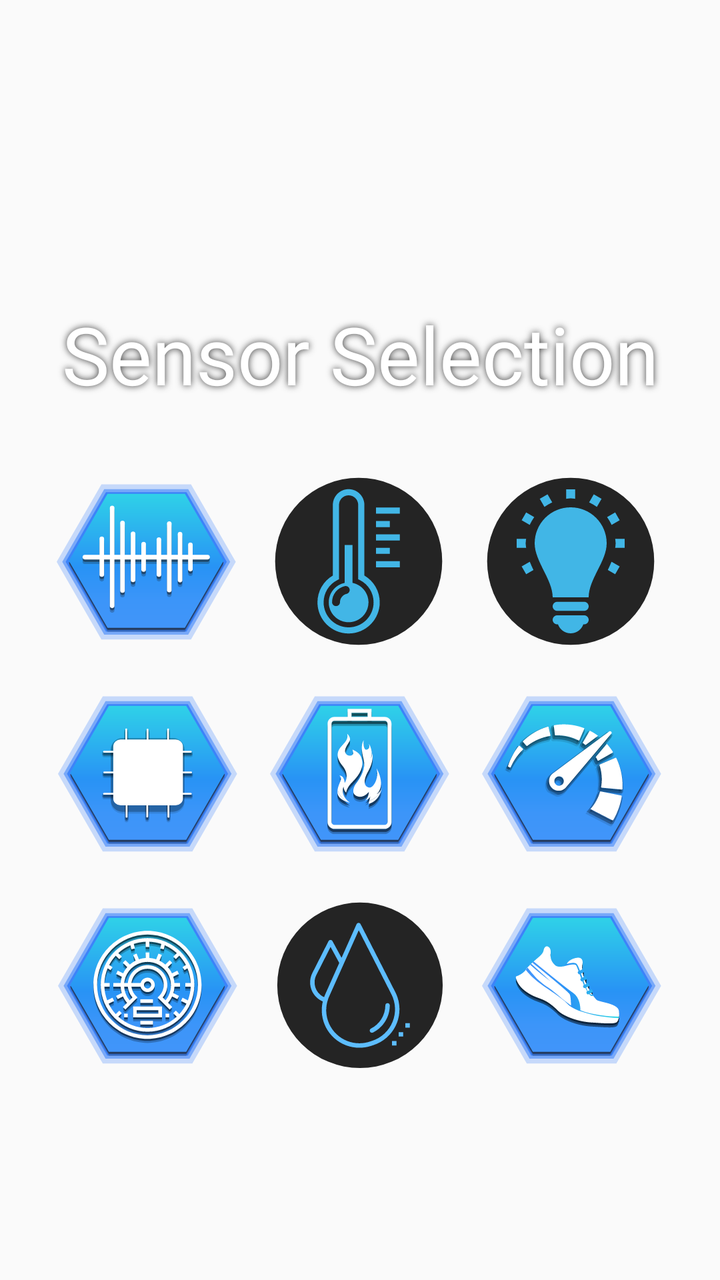
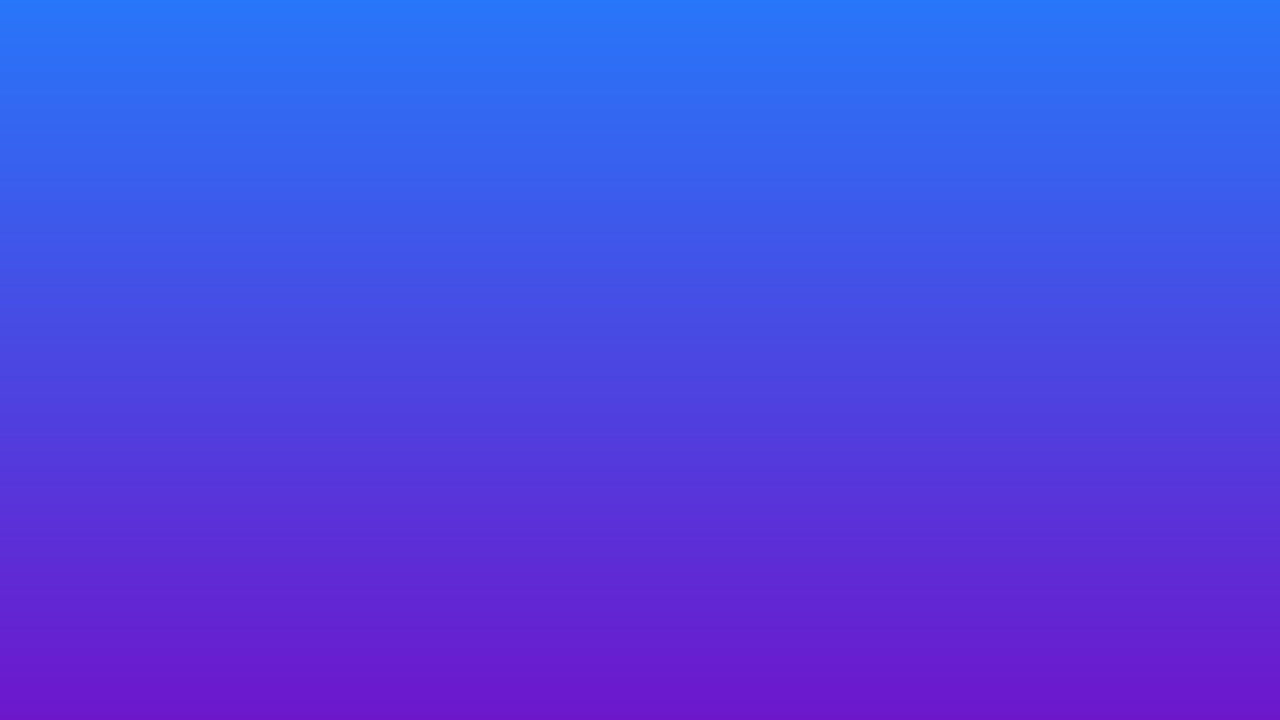

One screen, two layout resources from the same app: the default and the repository's alternative for another configuration. Each is rendered where Android would select it; the XML of both is given below.
<!-- AndroidManifest.xml: application theme AppTheme -->
<!-- res/layout/activity_sensor_selection.xml -->
<?xml version="1.0" encoding="utf-8"?>
<ScrollView xmlns:android="http://schemas.android.com/apk/res/android"
    xmlns:app="http://schemas.android.com/apk/res-auto"
    xmlns:tools="http://schemas.android.com/tools"
    android:layout_width="match_parent"
    android:layout_height="match_parent"
    android:layout_gravity="center|center_vertical"
    android:background="@drawable/background_main"
    android:fillViewport="true"
    tools:context="com.christianfoulcard.android.androidsensorengine.com.HomeScreenActivity">

    <androidx.constraintlayout.widget.ConstraintLayout
        android:layout_width="match_parent"
        android:layout_height="wrap_content">

        <TextView
            android:id="@+id/sensor_select_text"
            android:layout_width="0dp"
            android:layout_height="wrap_content"
            android:layout_marginLeft="24dp"
            android:layout_marginRight="24dp"
            android:fontFamily="@font/quantico"
            android:shadowColor="@color/dark_grey"
            android:shadowRadius="8"
            android:text="@string/sensor_select"
            android:textAlignment="center"
            android:textAllCaps="false"
            android:textColor="@color/white"
            android:textSize="40sp"
            app:layout_constraintBottom_toBottomOf="parent"
            app:layout_constraintHorizontal_bias="0.496"
            app:layout_constraintLeft_toLeftOf="parent"
            app:layout_constraintRight_toRightOf="parent"
            app:layout_constraintTop_toTopOf="parent"
            app:layout_constraintVertical_bias="0.256" />

        <ImageView
            android:id="@+id/sound_icon"
            style="@style/MaterialAnimations"
            android:layout_width="90dp"
            android:layout_height="90dp"
            android:layout_marginEnd="16dp"
            android:contentDescription="@string/sound_button"
            android:onClick="soundIconIntent"
            android:transitionName="@string/sound_anim"
            app:layout_constraintEnd_toStartOf="@+id/temp_icon"
            app:layout_constraintTop_toTopOf="@+id/temp_icon"
            app:srcCompat="@drawable/ic_sound_icon" />

        <ImageView
            android:id="@+id/temp_icon"
            style="@style/MaterialAnimations"
            android:layout_width="90dp"
            android:layout_height="90dp"
            android:layout_marginTop="32dp"
            android:contentDescription="@string/temp_button"
            android:onClick="tempIconIntent"
            android:transitionName="@string/temp_anim"
            app:layout_constraintEnd_toEndOf="parent"
            app:layout_constraintHorizontal_bias="0.498"
            app:layout_constraintStart_toStartOf="parent"
            app:layout_constraintTop_toBottomOf="@+id/sensor_select_text"
            app:srcCompat="@drawable/ic_temp_icon" />

        <ImageView
            android:id="@+id/light_icon"
            style="@style/MaterialAnimations"
            android:layout_width="90dp"
            android:layout_height="90dp"
            android:layout_marginStart="16dp"
            android:contentDescription="@string/light_button"
            android:onClick="lightIconIntent"
            android:transitionName="@string/light_anim"
            app:layout_constraintStart_toEndOf="@+id/temp_icon"
            app:layout_constraintTop_toTopOf="@+id/temp_icon"
            app:srcCompat="@drawable/ic_light_icon" />

        <ImageView
            android:id="@+id/ram_icon"
            style="@style/MaterialAnimations"
            android:layout_width="90dp"
            android:layout_height="90dp"
            android:layout_marginEnd="16dp"
            android:contentDescription="@string/ram_button"
            android:onClick="ramIconIntent"
            android:transitionName="@string/ram_anim"
            app:layout_constraintEnd_toStartOf="@+id/battery_icon"
            app:layout_constraintTop_toTopOf="@+id/battery_icon"
            app:srcCompat="@drawable/ic_ram_icon" />

        <ImageView
            android:id="@+id/battery_icon"
            style="@style/MaterialAnimations"
            android:layout_width="90dp"
            android:layout_height="90dp"
            android:layout_marginTop="16dp"
            android:contentDescription="@string/battery_button"
            android:onClick="batteryIconIntent"
            android:transitionName="@string/battery_anim"
            app:layout_constraintEnd_toEndOf="parent"
            app:layout_constraintStart_toStartOf="parent"
            app:layout_constraintTop_toBottomOf="@+id/temp_icon"
            app:srcCompat="@drawable/ic_battery_icon" />

        <ImageView
            android:id="@+id/speed_icon"
            style="@style/MaterialAnimations"
            android:layout_width="90dp"
            android:layout_height="90dp"
            android:layout_marginStart="16dp"
            android:contentDescription="@string/speed_button"
            android:onClick="speedIconIntent"
            android:transitionName="@string/speed_anim"
            app:layout_constraintStart_toEndOf="@+id/battery_icon"
            app:layout_constraintTop_toTopOf="@+id/battery_icon"
            app:srcCompat="@drawable/ic_speed_icon" />

        <ImageView
            android:id="@+id/humidity_icon"
            style="@style/MaterialAnimations"
            android:layout_width="90dp"
            android:layout_height="90dp"
            android:layout_marginTop="16dp"
            android:contentDescription="@string/humidity_button"
            android:onClick="humidityIconIntent"
            android:transitionName=""
            app:layout_constraintEnd_toEndOf="parent"
            app:layout_constraintStart_toStartOf="parent"
            app:layout_constraintTop_toBottomOf="@+id/battery_icon"
            app:srcCompat="@drawable/ic_humidity_icon" />

        <ImageView
            android:id="@+id/pressure_icon"
            style="@style/MaterialAnimations"
            android:layout_width="90dp"
            android:layout_height="90dp"
            android:layout_marginEnd="16dp"
            android:contentDescription="@string/pressure_button"
            android:onClick="pressureIconIntent"
            app:layout_constraintEnd_toStartOf="@+id/humidity_icon"
            app:layout_constraintTop_toTopOf="@+id/humidity_icon"
            app:srcCompat="@drawable/ic_barometer_icon" />

        <ImageView
            android:id="@+id/walk_icon"
            style="@style/MaterialAnimations"
            android:layout_width="90dp"
            android:layout_height="90dp"
            android:layout_marginStart="16dp"
            android:contentDescription="@string/walk_button"
            android:onClick="walkIconIntent"
            app:layout_constraintStart_toEndOf="@+id/humidity_icon"
            app:layout_constraintTop_toTopOf="@+id/humidity_icon"
            app:srcCompat="@drawable/ic_walk_icon" />

    </androidx.constraintlayout.widget.ConstraintLayout>
</ScrollView>
<!-- resources referenced by this layout -->
<resources>
  <color name="dark_grey">#393939</color>
  <color name="white">#FFFFFF</color>
  <!-- drawable ic_barometer_icon: vector/xml drawable (drawable, 17936 chars, omitted) -->
  <!-- drawable ic_battery_icon: vector/xml drawable (drawable, 14272 chars, omitted) -->
  <!-- drawable ic_humidity_icon: vector/xml drawable (drawable, 2102 chars, omitted) -->
  <!-- drawable ic_light_icon: vector/xml drawable (drawable, 2284 chars, omitted) -->
  <!-- drawable ic_ram_icon: vector/xml drawable (drawable, 15883 chars, omitted) -->
  <!-- drawable ic_sound_icon: vector/xml drawable (drawable, 10175 chars, omitted) -->
  <!-- drawable ic_speed_icon: vector/xml drawable (drawable, 54687 chars, omitted) -->
  <!-- drawable ic_temp_icon: vector/xml drawable (drawable, 2092 chars, omitted) -->
  <!-- drawable ic_walk_icon: vector/xml drawable (drawable, 30409 chars, omitted) -->
  <string name="battery_anim" />
  <string name="battery_button">Battery Button</string>
  <string name="humidity_button">Humidity Button</string>
  <string name="light_anim" />
  <string name="light_button">Light Button</string>
  <string name="pressure_button">Pressure Button</string>
  <string name="ram_anim" />
  <string name="ram_button">Ram Button</string>
  <string name="sensor_select">Sensor Selection</string>
  <string name="sound_anim" />
  <string name="sound_button">Sound Button</string>
  <string name="speed_anim" />
  <string name="speed_button">Speed Button</string>
  <string name="temp_anim" />
  <string name="temp_button">Temp Button</string>
  <string name="walk_button">Walk Button</string>
  <style name="MaterialAnimations" parent="@style/Theme.AppCompat.Light.DarkActionBar">
          <item name="android:windowContentTransitions">true</item>
  
  
              ...
      </style>
  ////////////////////////////////////////////////////////////////////////////////////////////////////
  <style name="AppTheme" parent="Theme.AppCompat.Light.NoActionBar">
  
          <item name="colorPrimary">@color/colorPrimary</item>
          <item name="colorPrimaryDark">@color/colorPrimaryDark</item>
          <item name="colorAccent">@color/colorAccent</item>
  
          
          <item name="android:windowTranslucentStatus">true</item>
          <item name="android:windowTranslucentNavigation">true</item>
          
      </style>
  <color name="colorPrimary">#385BF2</color>
  <color name="colorPrimaryDark">#210246</color>
  <color name="colorAccent">#D81B60</color>
</resources>
<!-- res/layout-land/activity_sensor_selection.xml (the repository's variant of the layout above) -->
<!-- drawn on the phone turned sideways -->
<?xml version="1.0" encoding="utf-8"?>
<androidx.constraintlayout.widget.ConstraintLayout xmlns:android="http://schemas.android.com/apk/res/android"
    xmlns:app="http://schemas.android.com/apk/res-auto"
    xmlns:tools="http://schemas.android.com/tools"
    android:layout_width="match_parent"
    android:layout_height="match_parent"
    android:background="@drawable/gradient_blue_purple"
    tools:context="com.christianfoulcard.android.androidsensorengine.com.HomeScreenActivity"
    />
<!-- resources referenced by the variant -->
<!-- as the phone turned sideways resolves them -->
<resources>
  <!-- drawable gradient_blue_purple (drawable) -->
  <?xml version="1.0" encoding="utf-8"?>
  <shape xmlns:android="http://schemas.android.com/apk/res/android">
  
      
      <gradient
          android:angle="90"
          android:endColor="@color/grand_sky_blue"
          android:startColor="@color/elvis_purple" />
  </shape>
  <style name="AppTheme" parent="Theme.AppCompat.Light.NoActionBar">
  
          <item name="colorPrimary">@color/colorPrimary</item>
          <item name="colorPrimaryDark">@color/colorPrimaryDark</item>
          <item name="colorAccent">@color/colorAccent</item>
  
          
          <item name="android:windowTranslucentStatus">true</item>
          <item name="android:windowTranslucentNavigation">true</item>
          
      </style>
  <color name="grand_sky_blue">#2876F9</color>
  <color name="elvis_purple">#6D17CB</color>
  <color name="colorPrimary">#385BF2</color>
  <color name="colorPrimaryDark">#210246</color>
  <color name="colorAccent">#D81B60</color>
</resources>
